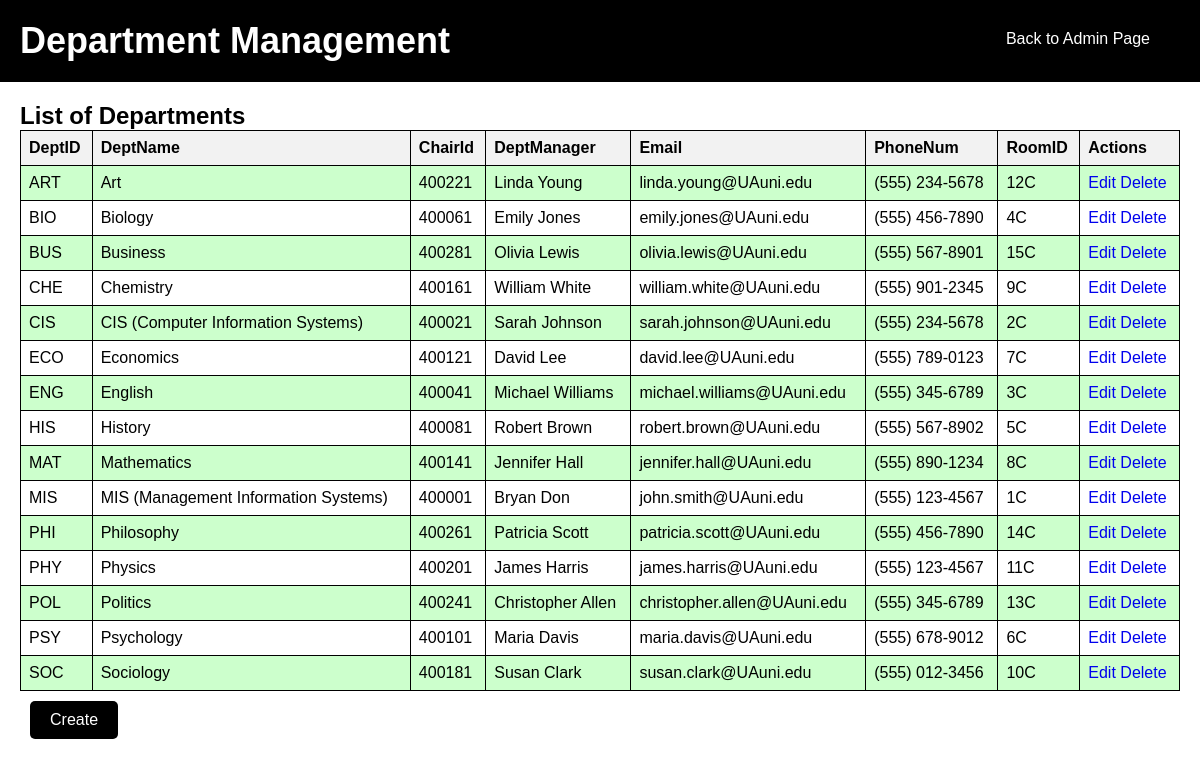
Screenshot of /Systemsproject/Departments_page1.php with the database file from the repository.
### tables this page shows
CREATE TABLE `dept` (
  `DeptID` varchar(25) NOT NULL,
  `DeptName` varchar(100) DEFAULT NULL,
  `ChairID` int(11) DEFAULT NULL,
  `DeptManager` varchar(100) DEFAULT NULL,
  `Email` varchar(100) DEFAULT NULL,
  `PhoneNum` varchar(100) DEFAULT NULL,
  `RoomID` varchar(25) DEFAULT NULL
);

### Systemsproject/Departments_page1.php (the view, shortened to what this page needs)
<?php
@include 'config1.php';
$query = "SELECT * FROM dept";
$result = mysqli_query($conn, $query);
$departments = [];
while ($row = mysqli_fetch_assoc($result)) {
    $departments[] = $row;
}
?>
<!DOCTYPE html>
<html lang="en">
<head>
   <link rel="stylesheet" href="css/fatman1.css">
</head>
<body>
   <div class="header">
      <h1>Department Management</h1>
      <a href="admin_page1.php" class="back-button">Back to Admin Page</a>
   </div>
   <div class="department-container">
      <h2>List of Departments</h2>
      <table>
         <tr>
            <th>DeptID</th>
            <th>DeptName</th>
            <th>ChairId</th>
            <th>DeptManager</th>
            <th>Email</th>
            <th>PhoneNum</th>
            <th>RoomID</th>
            <th>Actions</th>
         </tr>
         <?php foreach ($departments as $department) : ?>
            <tr>
               <td><?php echo $department['DeptID']; ?></td>
               <td><?php echo $department['DeptName']; ?></td>
               <td><?php echo $department['ChairID']; ?></td>
               <td><?php echo $department['DeptManager']; ?></td>
               <td><?php echo $department['Email']; ?></td>
               <td><?php echo $department['PhoneNum']; ?></td>
               <td><?php echo $department['RoomID']; ?></td>
               <td>
                  <a href="edit_department.php?id=<?php echo $department['DeptID']; ?>">Edit</a>
                  <a href="delete_department.php?id=<?php echo $department['DeptID']; ?>">Delete</a>
               </td>
            </tr>
         <?php endforeach; ?>
      </table>
      <a href="create_department.php" class="create-button">Create</a>
</div>
</body>
</html>

### Systemsproject/css/fatman1.css (style rules this page uses)
* { font-family: 'Cursive', sans-serif; margin: 0; padding: 0; box-sizing: border-box; outline: none; border: none; text-decoration: none; }

### Systemsproject/Departments_page1.php (style rules this page uses)
.header { background: #000; color: #fff; padding: 20px; text-align: center; display: flex; justify-content: space-between; }
.header h1 { font-size: 36px; }
.header .back-button { background: #000; color: #fff; padding: 10px 20px; text-decoration: none; border-radius: 5px; margin-right: 10px; }
.department-container { padding: 20px; }
table { width: 100%; border-collapse: collapse; }
table, th, td { border: 1px solid #000; }
th, td { padding: 8px; text-align: left; }
th { background-color: #f2f2f2; }
tr:nth-child(even) { background-color: #ccffcc; }
.create-button { background: #000; color: #fff; padding: 10px 20px; text-decoration: none; border-radius: 5px; margin: 10px; display: inline-block; }

### rows the page displays
dept: DeptID "ART", DeptName "Art", ChairID "400221", DeptManager "Linda Young", Email "linda.young@UAuni.edu", PhoneNum "(555) 234-5678", RoomID "12C"
dept: DeptID "BIO", DeptName "Biology", ChairID "400061", DeptManager "Emily Jones", Email "emily.jones@UAuni.edu", PhoneNum "(555) 456-7890", RoomID "4C"
dept: DeptID "BUS", DeptName "Business", ChairID "400281", DeptManager "Olivia Lewis", Email "olivia.lewis@UAuni.edu", PhoneNum "(555) 567-8901", RoomID "15C"
dept: DeptID "CHE", DeptName "Chemistry", ChairID "400161", DeptManager "William White", Email "william.white@UAuni.edu", PhoneNum "(555) 901-2345", RoomID "9C"
dept: DeptID "CIS", DeptName "CIS (Computer Information Systems)", ChairID "400021", DeptManager "Sarah Johnson", Email "sarah.johnson@UAuni.edu", PhoneNum "(555) 234-5678", RoomID "2C"
dept: DeptID "ECO", DeptName "Economics", ChairID "400121", DeptManager "David Lee", Email "david.lee@UAuni.edu", PhoneNum "(555) 789-0123", RoomID "7C"
dept: DeptID "ENG", DeptName "English", ChairID "400041", DeptManager "Michael Williams", Email "michael.williams@UAuni.edu", PhoneNum "(555) 345-6789", RoomID "3C"
dept: DeptID "HIS", DeptName "History", ChairID "400081", DeptManager "Robert Brown", Email "robert.brown@UAuni.edu", PhoneNum "(555) 567-8902", RoomID "5C"
dept: DeptID "MAT", DeptName "Mathematics", ChairID "400141", DeptManager "Jennifer Hall", Email "jennifer.hall@UAuni.edu", PhoneNum "(555) 890-1234", RoomID "8C"
dept: DeptID "MIS", DeptName "MIS (Management Information Systems)", ChairID "400001", DeptManager "Bryan Don", Email "john.smith@UAuni.edu", PhoneNum "(555) 123-4567", RoomID "1C"
dept: DeptID "PHI", DeptName "Philosophy", ChairID "400261", DeptManager "Patricia Scott", Email "patricia.scott@UAuni.edu", PhoneNum "(555) 456-7890", RoomID "14C"
dept: DeptID "PHY", DeptName "Physics", ChairID "400201", DeptManager "James Harris", Email "james.harris@UAuni.edu", PhoneNum "(555) 123-4567", RoomID "11C"
dept: DeptID "POL", DeptName "Politics", ChairID "400241", DeptManager "Christopher Allen", Email "christopher.allen@UAuni.edu", PhoneNum "(555) 345-6789", RoomID "13C"
dept: DeptID "PSY", DeptName "Psychology", ChairID "400101", DeptManager "Maria Davis", Email "maria.davis@UAuni.edu", PhoneNum "(555) 678-9012", RoomID "6C"
dept: DeptID "SOC", DeptName "Sociology", ChairID "400181", DeptManager "Susan Clark", Email "susan.clark@UAuni.edu", PhoneNum "(555) 012-3456", RoomID "10C"
